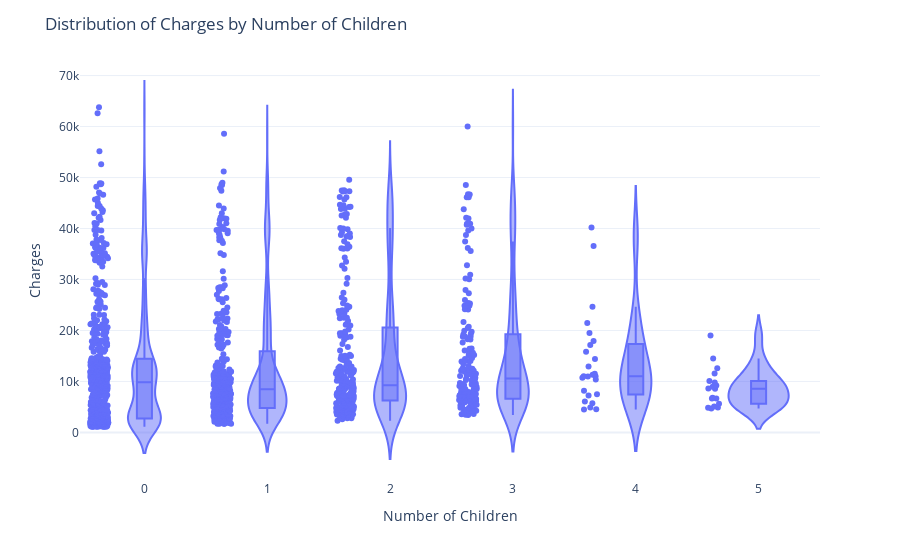

Here is the notebook cell this chart was saved with:
### Markdown cell above
✅ This indicates that there is a statistically significant difference in the mean medical charges between male and female patients.

### Code cell
# Create a violin plot
fig = px.violin(df, x='children', y='charges', box=True, points='all')

# Update the layout
fig.update_layout(title='Distribution of Charges by Number of Children',
                  xaxis_title='Number of Children',
                  yaxis_title='Charges',
                  violinmode='group',
                  template='plotly_white')

fig.show()

### Figure 1 — Plotly figure (JSON) as saved in the notebook; plotly's stock layout.template omitted (floating-point values rounded to 4 significant figures; data arrays with more than 128 entries replaced by an {"elided": "..."} marker saying what was removed)
{"data": [{"alignmentgroup": "True", "box": {"visible": true}, "hovertemplate": "children=%{x}<br>charges=%{y}<extra></extra>", "legendgroup": "", "marker": {"color": "#636efa"}, "name": "", "offsetgroup": "", "orientation": "v", "points": "all", "scalegroup": "True", "showlegend": false, "type": "violin", "x": {"elided": "1337 int values"}, "x0": " ", "xaxis": "x", "y": {"elided": "1337 float values"}, "y0": " ", "yaxis": "y"}], "layout": {"legend": {"tracegroupgap": 0}, "margin": {"t": 60}, "title": {"text": "Distribution of Charges by Number of Children"}, "violinmode": "group", "xaxis": {"anchor": "y", "domain": [0, 1], "title": {"text": "Number of Children"}}, "yaxis": {"anchor": "x", "domain": [0, 1], "title": {"text": "Charges"}}}}
